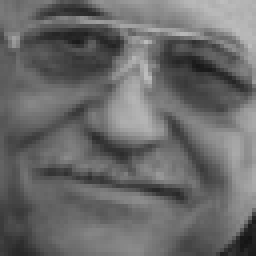
#> input picture smile-detector/dataset/SMILEsmileD/SMILEs/negatives/negatives7/10001.jpg, 64 x 64 px (shown 4 times larger); its folder holds 3 pictures in this run
$ python regularization.py --dataset ../smile-detector/dataset/SMILEsmileD/SMILEs/negatives/negatives7
#> lines starting #> are read from the running program, lines starting #| are printed output that depends on the picture
### chapter09-optimization methods and regularization/pyimagesearch/datasets/simpledatasetloader.py
# import the necessary packages
import numpy as np
import cv2
import os


class SimpleDatasetLoader:
    def __init__(self, preprocessors=None):
        # store the image preprocessor
        self.preprocessors=preprocessors

        # if the preprocessor are None, initilize it as empty list
        if self.preprocessors is None:
            self.preprocessors = []

    def load(self, imagePaths, verbose=-1):
        # initialize the list of features and labels
#> called with verbose = 500
        data = []
        labels = []

        # loop over the input images
        for (i, imagePath) in enumerate(imagePaths):
            # load the image and extract the class label
            # assuming that our path has the following format:
            # /path/to/dataset/{class}/{image}.jpg
            image = cv2.imread(imagePath)
#> image is the input picture: shape (64, 64, 3); min 20, max 189, mean 105.5
            label = imagePath.split(os.path.sep)[-2]

            # check if our preprocessors are not None
            if self.preprocessors is not None:
                # loop over these preprocessor and apply it to our image
                for p in self.preprocessors:
                    image = p.preprocess(image)
#> this loop made 1 pass
#> pass 1, in load, `image = p.preprocess(image)`:
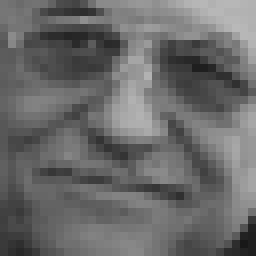
#> image: shape (32, 32, 3) (shown 8 times larger); min 24, max 185, mean 105.6

            # treat our processed image as a "feature vector"
            # by updating the data list followed by the labels
            data.append(image)
            labels.append(label)

            # show an update every 'verbose' images
            if verbose > 0 and i > 0 and (i+1) % verbose == 0:
                print("[INFO] processed {}/{}".format(i+1, len(imagePaths)))

        # return a tuple of the data and labels
        return np.array(data), np.array(labels)

### chapter09-optimization methods and regularization/pyimagesearch/preprocessing/simplepreprocessor.py
# import the necessary packages
import cv2


class SimplePreprocessor:
    def __init__(self, width, height, inter=cv2.INTER_AREA):
        # store the target image width, height, and interpolation
        # method used when resizing
        self.width = width
        self.height = height
        self.inter = inter

    def preprocess(self, image):
        # resize the image to a fixed size, ignoring the aspect ratio
        return cv2.resize(image, (self.width, self.height), interpolation=self.inter)

### chapter09-optimization methods and regularization/regularization.py
# import the necessary packages
from sklearn.linear_model import SGDClassifier
from sklearn.preprocessing import LabelEncoder
from sklearn.model_selection import train_test_split
from pyimagesearch.preprocessing import SimplePreprocessor
from pyimagesearch.datasets import SimpleDatasetLoader
from imutils import paths
import argparse


# construct the argument parse and parse the arguments
ap = argparse.ArgumentParser()
ap.add_argument("-d", "--dataset", required=True,
                help="path to input dataset")
args = vars(ap.parse_args())

# grab the list of image paths
print("[INFO] loading images...")
imgPaths = list(paths.list_images(args["dataset"]))

# initialize the image preprocessor, load the dataset from disk,
# and reshape the data matrix
sp = SimplePreprocessor(32, 32)
sdl = SimpleDatasetLoader(preprocessors=[sp])
(data, labels) = sdl.load(imagePaths=imgPaths, verbose=500)
data = data.reshape((data.shape[0], 3072))

# encode the labels as integers
le = LabelEncoder()
labels = le.fit_transform(labels)
#> labels = [0, 0, 0]

# partition the data into training and testing splits using 75%
# of the data for training and the remaining 25% for testing
(trainX, testX, trainY, testY) = train_test_split(data, labels,
                                                  test_size=0.25, random_state=5)
#> trainY = [0, 0]; testY = [0]

# let's apply a few different types of regulation when training our SGDClassifier
# loop over our set of regularizers
for r in (None, "l1", "l2"):
    # train a SGD classifier using a softmax loss function and the
    # specified regularization function for 10 epochs
    print("[INFO] training model with '{}' penalty".format(r))
    model = SGDClassifier(loss="log", penalty=r, max_iter=10,
                          learning_rate="constant", eta0=0.01, random_state=42)
#> (the run stopped early here; a loop or call above may not have finished)
